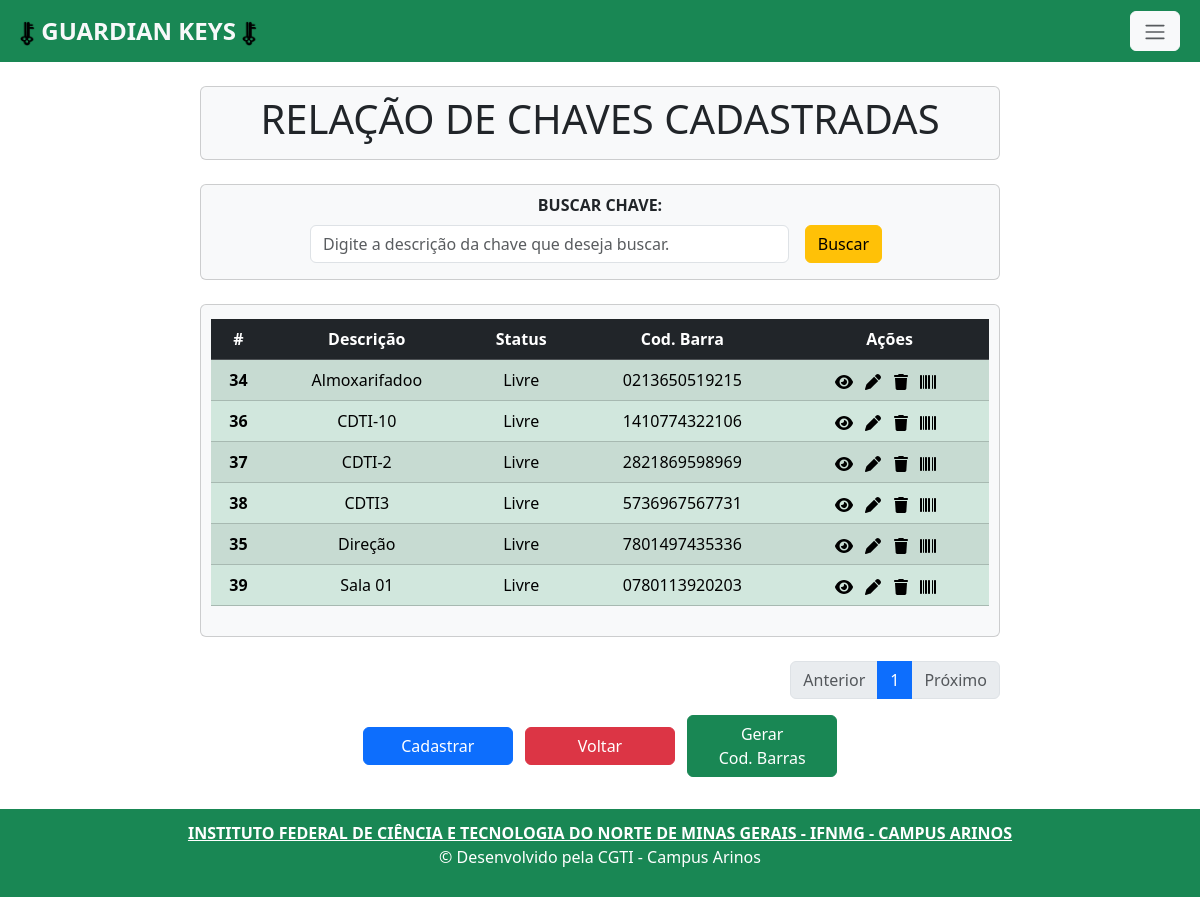
/chave_index/ (signed in), run on an earlier commit of the app's database.
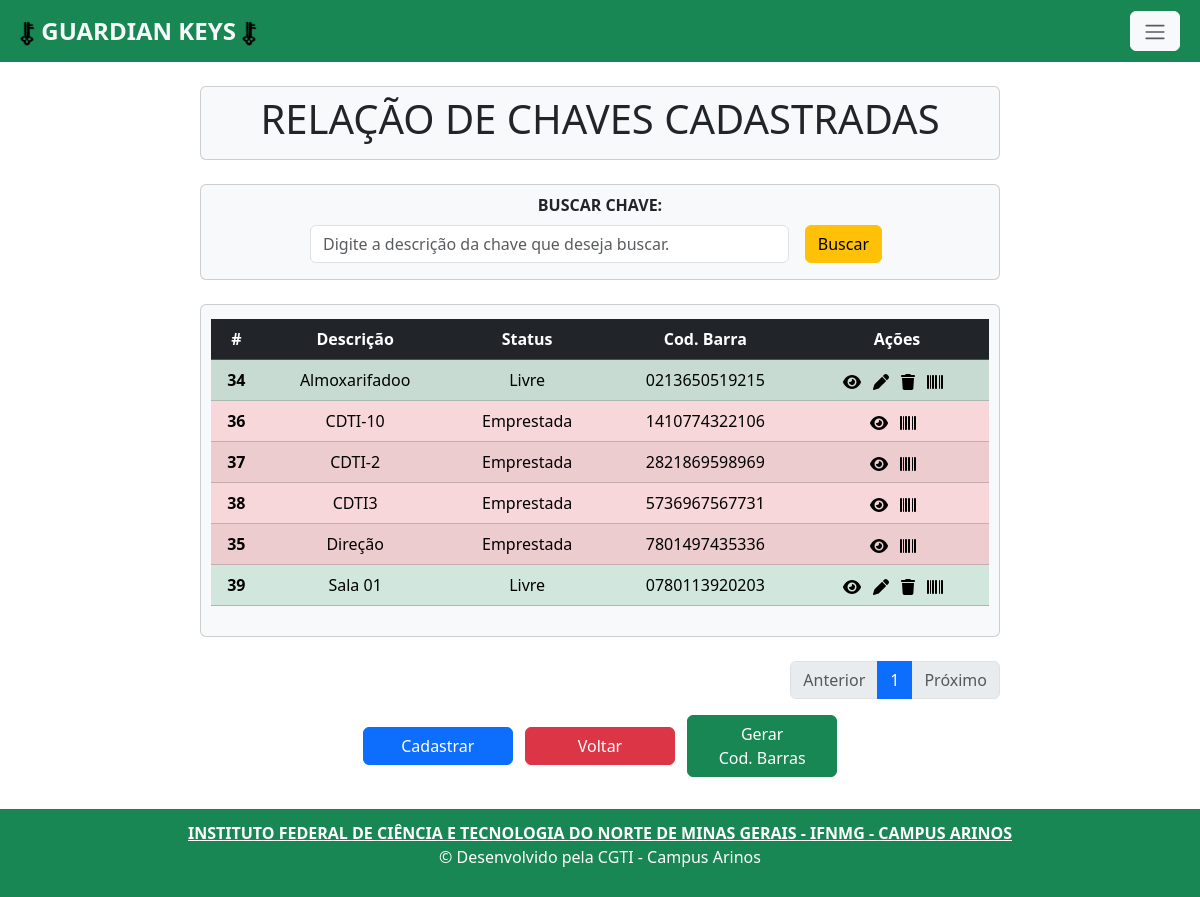
And on a later commit of the database.
### app/models.py (models this page shows, shortened)
class Chave(models.Model):
    descricao = models.CharField(max_length=150)
    status = models.CharField(max_length=22, choices=STATUS, default='Livre')
    codbarra = models.CharField(max_length=150, unique=True)

### app/views.py (the view)
# urls.py: path('chave_index/', chave_index, name='chave_index'),
@login_required
def chave_index(request):
    data = {}
    search = request.GET.get('search')
    if search:
        data['db'] = Chave.objects.filter(descricao__icontains=search).order_by('descricao')
        paginators = Paginator (data['db'], 1000)
        page_num = request.GET.get('page')
        page = paginators.get_page(page_num)
    else:
        data['db'] = Chave.objects.all().order_by('descricao')
        paginators = Paginator (data['db'], 10)
        page_num = request.GET.get('page')
        page = paginators.get_page(page_num)
    return render(request, 'chave_index.html', {'page': page})

### app/templates/chave_index.html (shortened to what the changed rows need)
{% extends 'base.html' %}
{% load static %}
{% block content%}
    <div class="col-8 m-auto pt-2 pb-2 text-center card rounded bg-light mb-4">
    <h1>RELAÇÃO DE CHAVES CADASTRADAS</h1>
    </div>
    <div class="col-8 m-auto pt-1 pb-1 text-center card rounded bg-light mb-4">
        <div class="table-responsive" style="margin: 10px; overflow-x: auto;">
          <table class="table table-striped" style="max-width: 100%;">
            <thead class="table-dark">
              <tr>
                <th scope="col">#</th>
                <th scope="col">Descrição</th>
                <th scope="col">Status</th>
                <th scope="col">Cod. Barra</th>
                <th scope="col">Ações</th>
              </tr>
            </thead>
            <tbody>
              {% for dbs in page.object_list %}
                <tr class="{% if dbs.status == 'Livre' %}table-success{% else %}table-danger{% endif %}">
                  <th scope="row">{{dbs.id}}</th>
                  <td>{{dbs.descricao}}</td>
                  <td>{{dbs.status}}</td>
                  <td>{{dbs.codbarra}}</td>
                  <td>
                    <a class="me-2" href="/chave_view/{{dbs.id}}/"></a>
                    {% if dbs.status == 'Livre' %}<a class="me-2" href="/chave_edit/{{dbs.id}}/"></a> {% endif %}
                    {% if dbs.status == 'Livre' %} <a class="me-2" onclick="return confirm('Deseja apagar este registro?');" href="/chave_delete/{{dbs.id}}"></a> {% endif %}
                    <a class="me-2" href="{% url 'gerar_codbarra' dbs.id %}"></a>
                  </td>
                </tr>
              {% endfor %}
            </tbody>
          </table>
        </div>
    </div>
{% endblock %}

What changed in the data, as far as the page shows it:
changed Chave "CDTI-10": status "Livre" → "Emprestada"
changed Chave "CDTI-2": status "Livre" → "Emprestada"
changed Chave "CDTI3": status "Livre" → "Emprestada"
changed Chave "Direção": status "Livre" → "Emprestada"
